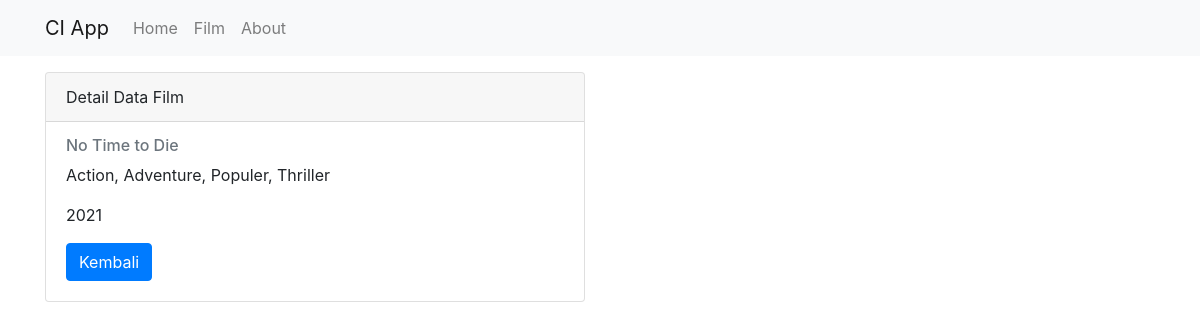
Screenshot of /film/detail/6 with the database file from the repository.
### tables this page shows
CREATE TABLE `tb_daftarfilm` (
  `id` int(11) NOT NULL,
  `judul_film` varchar(200) NOT NULL,
  `genre` varchar(50) NOT NULL,
  `tahun` varchar(50) NOT NULL
);

### application/controllers/Film.php (called while the page is built, shortened)
<?php
class Film extends CI_Controller
{
    public function __construct()
    {
        $this->load->model('Film_model');
        $this->load->library('form_validation');
    }
    public function detail($id)
    {
        $data['judul'] = 'Detail Data Film';
        $data['film'] = $this->Film_model->getFilmById($id);
        $this->load->view('templates/header', $data);
        $this->load->view('film/detail', $data);
        $this->load->view('templates/footer');
    }
}

### index.php (called while the page is built, shortened)
<?php
require_once BASEPATH.'core/CodeIgniter.php';

### application/models/Film_model.php (called while the page is built, shortened)
<?php
class Film_model extends CI_model {
    public function getFilmById($id)
    {
        return $this->db->get_where('tb_daftarfilm', ['id' => $id])->row_array();
    }
}

### application/views/film/detail.php (the view)
<div class="container">
    <div class="row mt-3">
        <div class="col-md-6">
            <div class="card">
                <div class="card-header">
                    Detail Data Film
                </div>
                <div class="card-body">
                    <h6 class="card-subtitle mb-2 text-muted"><?= $film['judul_film']; ?></h6>
                    <p class="card-text"><?= $film['genre']; ?></p>
                    <p class="card-text"><?= $film['tahun']; ?></p>
                    <a href="<?= base_url(); ?>film" class="btn btn-primary">Kembali</a>
                </div>
            </div>
        </div>
    </div>
</div>

### rows the page displays
tb_daftarfilm: judul_film "No Time to Die", genre "Action, Adventure, Populer, Thriller", tahun "2021"
